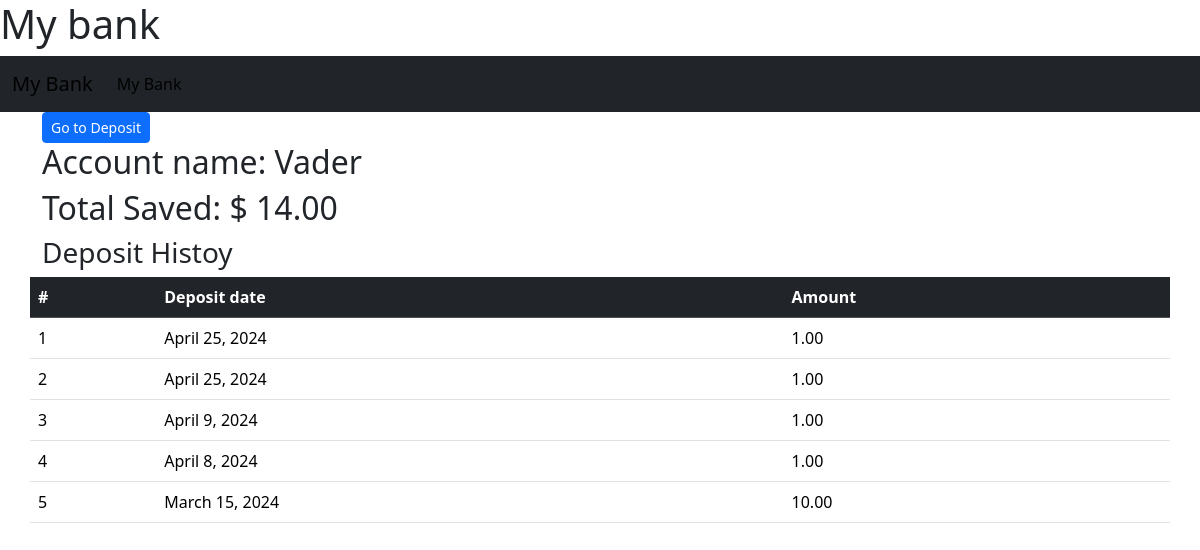
The page /bank/account/1 on the database as committed earlier.
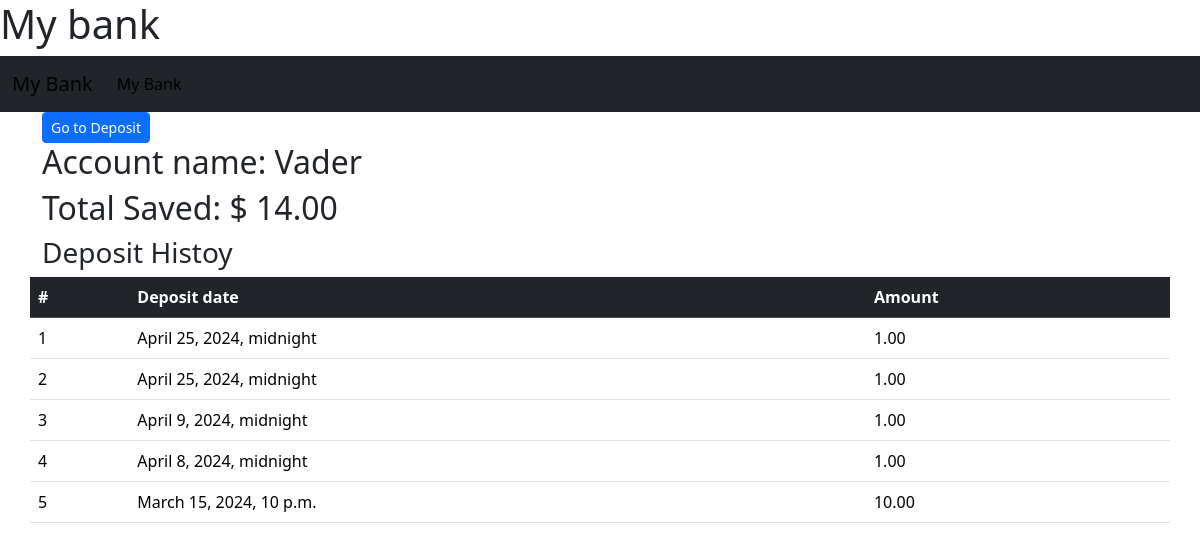
The same page on the database as committed later.
### bank/models.py (models this page shows, shortened)
class Bank(models.Model):
    id = models.AutoField(primary_key=True)
    name = models.CharField(max_length=20, default="new")
    total = models.FloatField()

class Account(models.Model):
    id = models.AutoField(primary_key=True)
    amount = models.FloatField()
    date = models.DateField()
    account = models.ForeignKey(Bank,on_delete=models.CASCADE,default=1)

### bank/views.py (the view)
# urls.py: path("account/<int:bank_id>", views.accountByid, name="details"),
def accountByid(request,bank_id):
        try:
            account = Account.objects.filter(account=bank_id).order_by('-date')
        except Account.DoesNotExist:
            raise Http404("Flight not found.")
        return render(request, "bank/bankDetail.html", {
            "accounts": account,
            "bank":Bank.objects.get(id=bank_id)
        })

### bank/templates/bank/bankDetail.html
{% extends "bank/layout.html" %}
{% block body %}
<div class="container">
    <div class="row">
        <div class="col">
            <a class='btn btn-primary btn-sm' href = "{% url 'deposit' bank.id %}">Go to Deposit</a>
        </div>
    </div>
    <h2>Account name: {{bank.name}}</h2>
    <h2>Total Saved: $ {{bank.total | floatformat:2}}</h2>
    <div class="row">
        <h3>Deposit Histoy</h3>
        <table class="table">
            <thead class="table-dark">
                <tr>
                    <th scope="col">#</th>
                    <th scope="col">Deposit date</th>
                    <th scope="col">Amount</th>
                  </tr>
                </thead>
                <tbody>
                    {% for account in accounts %}
                    <tr>
                        <td>{{forloop.counter}}</td>
                        <td>{{account.date}}</td>
                        <td>{{account.amount | floatformat:2}}</td>
                      </tr>
                    {% endfor %}
                </tbody>
        </table>
    </div>
</div>
{% endblock body %}

### bank/templates/bank/layout.html (shortened to what this page needs)
<!DOCTYPE html>
<html lang="en">
    <head>
        {% load bootstrap5 %}
        {% bootstrap_css %}
    </head>
    <body>
        <h1>My bank</h1>
        <nav class="navbar navbar-expand-lg bg-dark" >
            <div class="container-fluid">
              <a class="navbar-brand" href = "{% url 'index' %}">My Bank</a>
              <div class="collapse navbar-collapse" id="navbarNav">
                <ul class="navbar-nav">
                  <li class="nav-item">
                    <a class="nav-link active" aria-current="page" href = "{% url 'index' %}">My Bank</a>
                  </li>
                </ul>
              </div>
            </div>
          </nav>
        {% block body %}
        {% endblock %}
    </body>
</html>

Rows that differ between the two databases and show on the page:
computed for Account (number 1 of 5 on the later page): date "April 25, 2024" → "April 25, 2024, midnight"
computed for Account (number 2 of 5 on the later page): date "April 25, 2024" → "April 25, 2024, midnight"
computed for Account: date "April 9, 2024" → "April 9, 2024, midnight"
computed for Account: date "April 8, 2024" → "April 8, 2024, midnight"
changed Account: date "March 15, 2024" → "March 15, 2024, 10 p.m."
